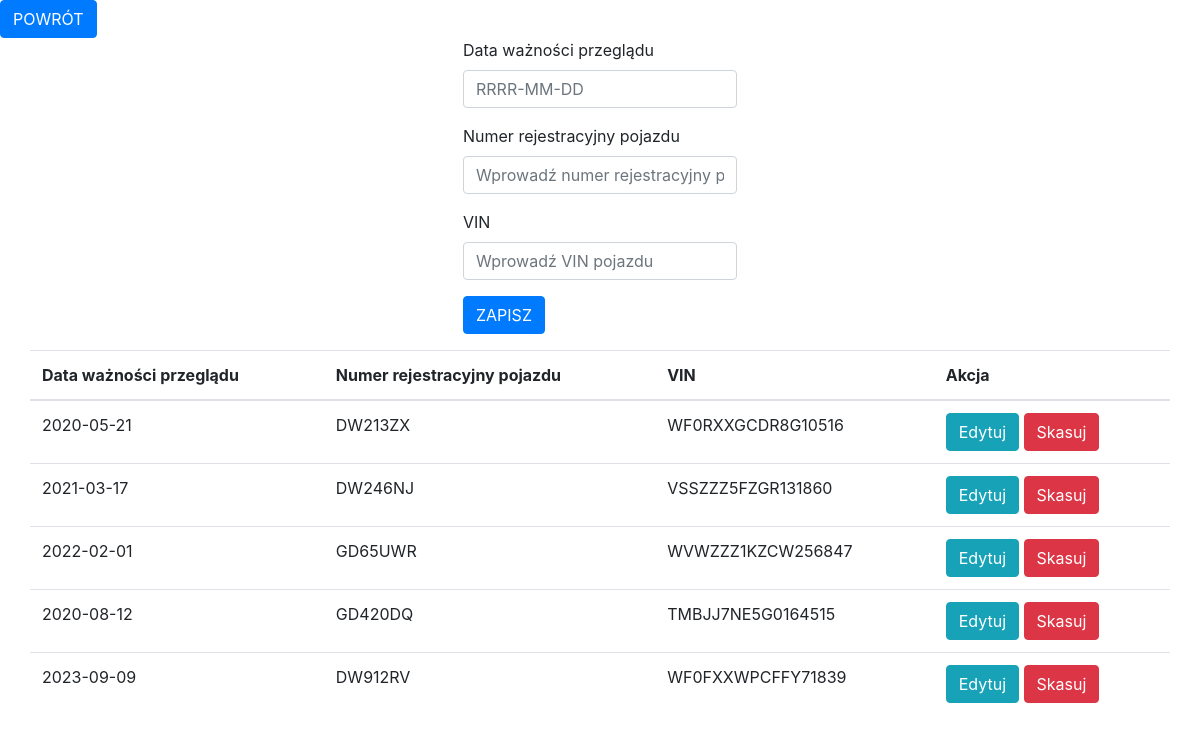
The app's page /Aplikacja/dowod_rejestr.php with its own data.
### tables this page shows
CREATE TABLE `dowod_rejestr` (
  `id_dowodu` int NOT NULL AUTO_INCREMENT,
  `przeglad_waznosc` date NOT NULL,
  `numer_rejestr` varchar(8) NOT NULL,
  `auto_vin` varchar(17) NOT NULL,
  PRIMARY KEY (`id_dowodu`),
  KEY `vin_do_auta`(`auto_vin`),
  CONSTRAINT `rejestr_auta_1` FOREIGN KEY (`auto_vin`) REFERENCES `samochod` (`vin`) ON UPDATE CASCADE
) DEFAULT CHARSET=utf8;

### Aplikacja/dowod_rejestr-przetwarzanie.php (called while the page is built, shortened)
<?php
$przeglad_waznosc = '';
$numer_rejestr = '';
$auto_vin = '';
$update = false;
?>

### Aplikacja/dowod_rejestr.php (the view, shortened to what this page needs)
<!doctype html>
<html>
	<head>
		<link rel="stylesheet" href="https://stackpath.bootstrapcdn.com/bootstrap/4.5.0/css/bootstrap.min.css">
		</head>
	<body>
		<?php require_once 'dowod_rejestr-przetwarzanie.php';?>
		<a href="index.php" class="btn btn-primary">POWRÓT</a>
		<div class="row justify-content-center">
		<form action="dowod_rejestr-przetwarzanie.php" method="POST">
			<div class="form-group">
			<label>Data ważności przeglądu</label>
			<input type="text" name="przeglad_waznosc" class="form-control"
				   value="<?php echo $przeglad_waznosc; ?>" placeholder="RRRR-MM-DD">
			</div>
			<div class="form-group">
			<label>Numer rejestracyjny pojazdu</label>
			<input type="text" name="numer_rejestr" class="form-control"
				   value="<?php echo $numer_rejestr; ?>" placeholder="Wprowadź numer rejestracyjny pojazdu">
			</div>
			<div class="form-group">
			<label>VIN</label>
			<input type="text" name="auto_vin" class="form-control"
				   value="<?php echo $auto_vin; ?>" placeholder="Wprowadź VIN pojazdu">
			</div>
			<div class="form-group">
			<?php
			if  ($update == true):
			?>
				<button type="submit" class="btn btn-info" name="edytuj">EDYTUJ</button>
			<?php
			else:
			?>
				<button type="submit" class="btn btn-primary" name="zapisz">ZAPISZ</button>
			<?php
			endif;
			?>
			</div>
		</form>
		</div>
		<div class="container">
		<?php
			$link = new mysqli("localhost", "kmindowicz", "xeefae7Ohth7", "kmindowicz_projekt") or
			die(mysqli_error($link));
			$link->query("SET NAMES 'utf8'");
			$link->query("SET CHARACTER SET utf8");
			$link->query("SET SESSION collation_connection = 'utf8_unicode_ci'");
			$tabela = $link->query("SELECT * from dowod_rejestr") or die($link->error);
		?>
		<div class="row justify-content-center">
			<table class="table">
				<thead>
					<tr>
						<th>Data ważności  przeglądu</th>
						<th>Numer rejestracyjny pojazdu</th>
						<th>VIN</th>
						<th colspan="2">Akcja</th>
					</tr>
				</thead>
				<?php
					while($rzad = $tabela->fetch_assoc()):
				?>
				<tr>
					<td><?php echo $rzad['przeglad_waznosc']; ?></td>
					<td><?php echo $rzad['numer_rejestr']; ?></td>
					<td><?php echo $rzad['auto_vin']; ?></td>
					<td>
						<a href="dowod_rejestr.php?edit=<?php echo $rzad['id_dowodu']; ?>"
						   class="btn btn-info">Edytuj</a>
						<a href="dowod_rejestr.php?delete=<?php echo $rzad['id_dowodu']; ?>"
						   class="btn btn-danger">Skasuj</a>
					</td>
				</tr>
				<?php endwhile; ?>
			</table>
		</div>
		</div>
	</body>
	</html>

### records on screen
dowod_rejestr: przeglad_waznosc "2020-05-21", numer_rejestr "DW213ZX", auto_vin "WF0RXXGCDR8G10516"
dowod_rejestr: przeglad_waznosc "2021-03-17", numer_rejestr "DW246NJ", auto_vin "VSSZZZ5FZGR131860"
dowod_rejestr: przeglad_waznosc "2022-02-01", numer_rejestr "GD65UWR", auto_vin "WVWZZZ1KZCW256847"
dowod_rejestr: przeglad_waznosc "2020-08-12", numer_rejestr "GD420DQ", auto_vin "TMBJJ7NE5G0164515"
dowod_rejestr: przeglad_waznosc "2023-09-09", numer_rejestr "DW912RV", auto_vin "WF0FXXWPCFFY71839"
